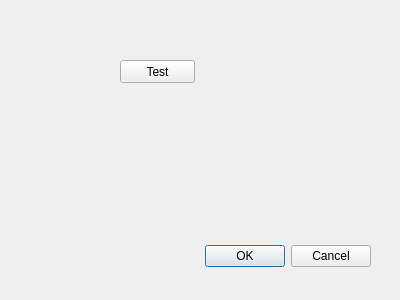
<?xml version="1.0" encoding="UTF-8"?>
<ui version="4.0">
 <class>Dialog</class>
 <widget class="QDialog" name="Dialog">
  <property name="geometry">
   <rect>
    <x>0</x>
    <y>0</y>
    <width>400</width>
    <height>300</height>
   </rect>
  </property>
  <property name="windowTitle">
   <string>Dialog</string>
  </property>
  <widget class="QDialogButtonBox" name="buttonBox">
   <property name="geometry">
    <rect>
     <x>30</x>
     <y>240</y>
     <width>341</width>
     <height>32</height>
    </rect>
   </property>
   <property name="orientation">
    <enum>Qt::Horizontal</enum>
   </property>
   <property name="standardButtons">
    <set>QDialogButtonBox::Cancel|QDialogButtonBox::Ok</set>
   </property>
  </widget>
  <widget class="QPushButton" name="testButton">
   <property name="geometry">
    <rect>
     <x>120</x>
     <y>60</y>
     <width>75</width>
     <height>23</height>
    </rect>
   </property>
   <property name="text">
    <string>Test</string>
   </property>
  </widget>
 </widget>
 <resources/>
 <connections>
  <connection>
   <sender>buttonBox</sender>
   <signal>accepted()</signal>
   <receiver>Dialog</receiver>
   <slot>accept()</slot>
   <hints>
    <hint type="sourcelabel">
     <x>248</x>
     <y>254</y>
    </hint>
    <hint type="destinationlabel">
     <x>157</x>
     <y>274</y>
    </hint>
   </hints>
  </connection>
  <connection>
   <sender>buttonBox</sender>
   <signal>rejected()</signal>
   <receiver>Dialog</receiver>
   <slot>reject()</slot>
   <hints>
    <hint type="sourcelabel">
     <x>316</x>
     <y>260</y>
    </hint>
    <hint type="destinationlabel">
     <x>286</x>
     <y>274</y>
    </hint>
   </hints>
  </connection>
 </connections>
</ui>
